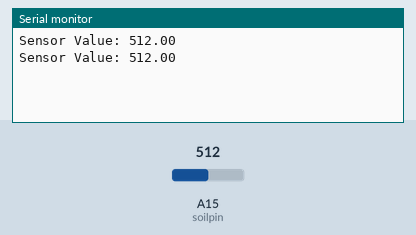
Simulated run of this sketch. Board: Arduino Mega 2560, built with avr-gcc and run on an emulated ATmega2560. Shown: the last lines printed to the serial monitor. The test bench sets the inputs (shaded band); at power-on: A15 (soilpin) = 512.

Above: at 2.8 s.
2.9 s: A15 (soilpin) set to 716
At 4.6 s:
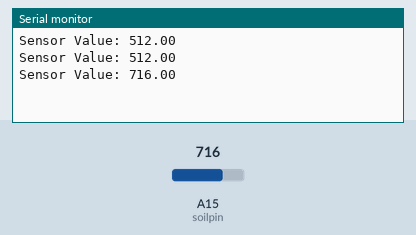
5.6 s: A15 (soilpin) set to 900
At 7.4 s:
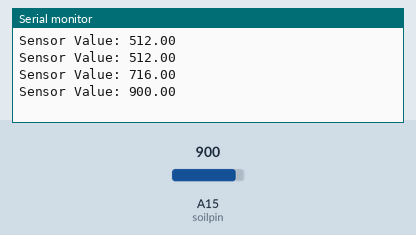
Timing chart, 0 to 8.9 s (numbered marks = the images above; inputs shaded):
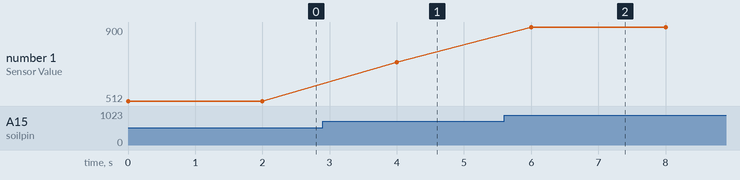

Measured:
- after the input at 2.9 s, the serial monitor: prints a new line after 1.1 s (image 1)
- after the input at 5.6 s, the serial monitor: prints a new line after 0.40 s (image 2)
- plotted number 1: 512 → 716 after the input at 2.9 s, 716 → 900 after the input at 5.6 s

The sketch:

soil_moisture.ino
```cpp
#define soilpin A15

float sensorValue;

void setup(){
  Serial.begin(115200);
}
void loop(){
  sensorValue= analogRead(soilpin);

  Serial.print("Sensor Value: ");
  Serial.println(sensorValue);
  delay(2000);
}
```
